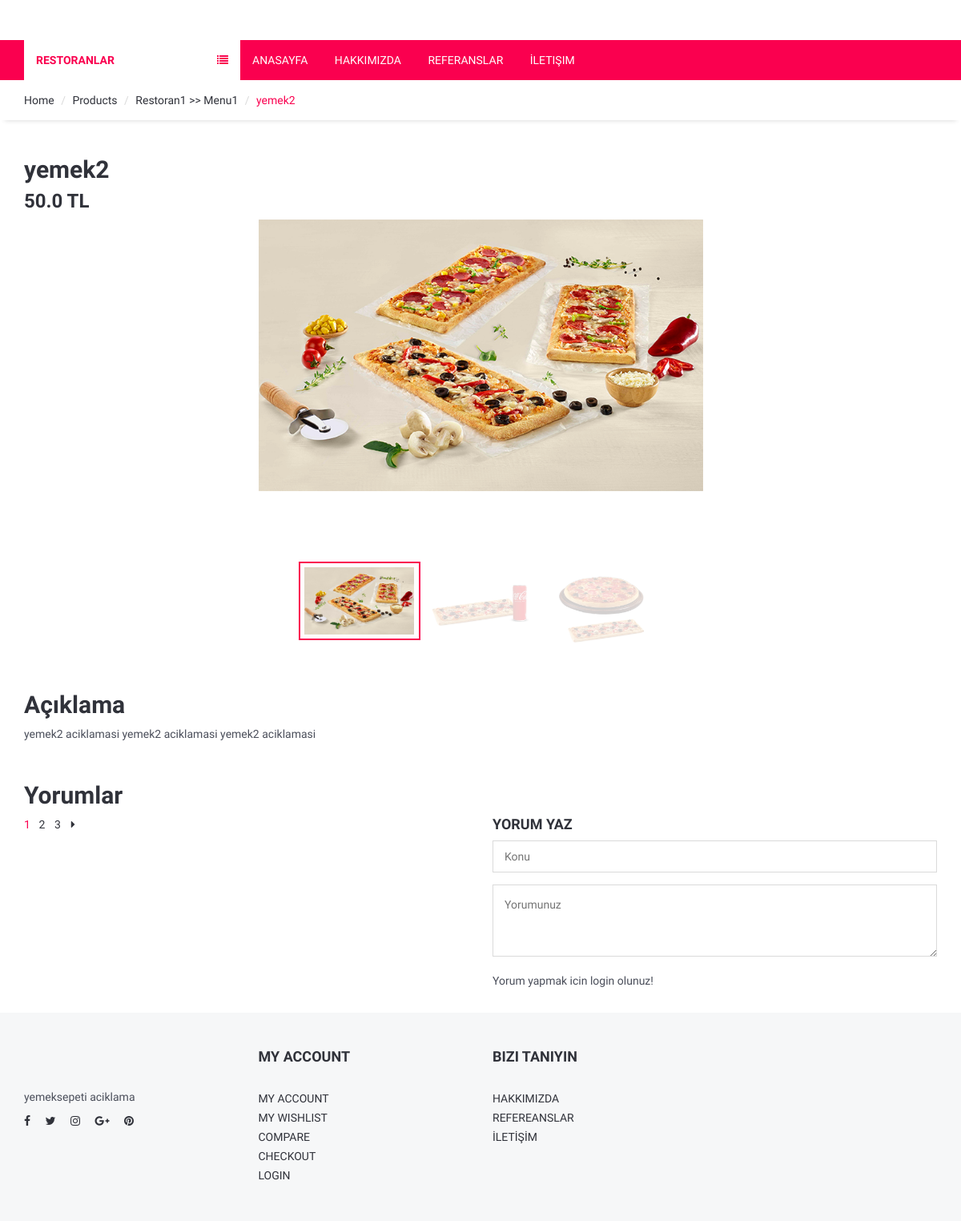
/product/7/yemek2/, run on the app's committed database.
### product/models.py (models this page shows, shortened)
class Product(models.Model):
    STATUS = (
        ('True', 'Evet'),
        ('False', 'Hayir'),
    )
    category = models.ForeignKey(Category, on_delete=models.CASCADE)
    title = models.CharField(max_length=150)
    keywords = models.CharField(blank=True, max_length=255)
    description = models.CharField(blank=True, max_length=255)
    image = models.ImageField(blank=True, upload_to='images/')
    price = models.FloatField()
    amount = models.IntegerField()
    detail = models.TextField()
    slug = models.SlugField(blank=True, max_length=150)
    status = models.CharField(max_length=10, choices=STATUS)
    create_at = models.DateTimeField(auto_now_add=True)
    update_at = models.DateTimeField(auto_now=True)
    def image_tag(self):
        return mark_safe('<img src="{}" height="50"/>'.format(self.image.url))
    image_tag.short_description = 'Image'

class Category(MPTTModel):
    STATUS = (
        ('True', 'Evet'),
        ('False', 'Hayir'),
    )
    title = models.CharField(max_length=100)
    keywords = models.CharField(blank=True, max_length=255)
    description = models.CharField(blank=True, max_length=255)
    image = models.ImageField(blank=True, upload_to='images/')
    status = models.CharField(max_length=10, choices=STATUS)
    slug = models.SlugField()
    parent = TreeForeignKey('self', blank=True, null=True, related_name='children', on_delete=models.CASCADE)
    create_at = models.DateTimeField(auto_now_add=True)
    update_at = models.DateTimeField(auto_now=True)
    class MPTTMeta:
        order_insertion_by = ['title']
    def __str__(self):
        full_path = [self.title]
        k = self.parent
        while k is not None:
            full_path.append(k.title)
            k = k.parent
        return ' >> '.join(full_path[::-1])
    def image_tag(self):
        return mark_safe('<img src="{}" height="50"/>'.format(self.image.url))
    image_tag.short_description = 'Image'

class Images(models.Model):
    product = models.ForeignKey(Product, on_delete=models.CASCADE)
    title = models.CharField(max_length=50, blank=True)
    image = models.ImageField(blank=True, upload_to='images/')
    def image_tag(self):
        return mark_safe('<img src="{}" height="50"/>'.format(self.image.url))
    image_tag.short_description = 'Image'

### home/views.py (the view)
# urls.py: path('product/<int:id>/<slug:slug>/', views.product_detail, name='product_detail'),
def product_detail(request,id,slug):
    category = Category.objects.all()
    product = Product.objects.get(pk=id)
    images = Images.objects.filter(product_id=id)
    comments = Comment.objects.filter(product_id=id, status='True')
    context = {'product': product, 'category': category, 'images': images, 'comments': comments}
    return render(request, 'product_detail.html', context)

### home/templates/product_detail.html (shortened to what this page needs)
{% extends "homebase.html" %}
{% block sidebar %}
    {% include "sidebar.html" %}
{% endblock %}
{% block content %}
	<div id="breadcrumb">
		<div class="container">
			<ul class="breadcrumb">
				<li><a href="#">Home</a></li>
				<li><a href="#">Products</a></li>
				<li><a href="/category/{{ product.category_id }}/{{ product.category.slug }}">{{ product.category }}</a></li>
				<li class="active">{{ product.title }}</li>
			</ul>
		</div>
	</div>
	<div class="section">
		<div class="container">
			<div class="row">
				<div class="product product-details clearfix">
					<div class="col-md-12">
						<div class="product-body">
							<h2 class="product-name">{{ product.title }}</h2>
							<h3 class="product-price">{{ product.price }} TL </h3>
						</div>
					</div>
					<div class="col-md-3">
					</div>
						<div class="col-md-6">
						<div id="product-main-view">
							<div class="product-view">
								<img src="{{product.image.url}}" alt="">
							</div>
						</div>
						<div id="product-view">
							<div class="product-view">
								<img src="{{product.image.url}}" alt="">
							</div>
                            {% for rs in images %}
							<div class="product-view">
								<img src="{{rs.image.url}}" alt="">
							</div>
                            {% endfor %}
						</div>
					</div>
					<div class="col-md-12">
						<div class="product-tab">
                            <h2>Açıklama</h2>
                                <p>{{ product.detail | safe }}</p>
                            <br><br>
                            <h2>Yorumlar</h2>
								<div id="tab2" class="tab-pane fade in">
									<div class="row">
										<div class="col-md-6">
											<div class="product-reviews">
												<ul class="reviews-pages">
													<li class="active">1</li>
													<li><a href="#">2</a></li>
													<li><a href="#">3</a></li>
													<li><a href="#"><i class="fa fa-caret-right"></i></a></li>
												</ul>
											</div>
										</div>
										<div class="col-md-6">
											<h4 class="text-uppercase">Yorum Yaz</h4>
                                            <form class="review-form" action="/product/addcomment/{{ product.id }}" method="post">
												<div class="form-group">
													<input class="input" type="text" name="subject" id="id_subject" placeholder="Konu" />
												</div>
												<div class="form-group">
                                                    <textarea class="input" name="comment" id="id_comment" placeholder="Yorumunuz"></textarea>
												</div>
                                                {% if user.id is not None %}
												<button class="primary-btn">Gönder</button>
                                                {% else %}
                                                    Yorum yapmak icin login olunuz!
                                                {% endif %}
											</form>
										</div>
									</div>
								</div>
						</div>
					</div>
				</div>
			</div>
		</div>
	</div>
{% endblock %}

### home/static/css/style.css (style rules this page uses)
body { font-family: 'Hind', sans-serif; color: #4A4E5A; overflow-x: hidden; }
h1, h2, h3, h4, h5, h6 { color: #30323A; margin: 0 0 10px; font-weight: 700; }
a { color: #30323A; -webkit-transition: 0.3s color; transition: 0.3s color; }
ul, ol { margin: 0; padding: 0; list-style: none }
.input { width: 100%; height: 40px; padding: 0px 15px; border: none; background-color: transparent; -webkit-box-shadow: 0px 0px 0px 1px #DADADA inset, 0px 0px 0px 5px transparent; box-shadow: 0px 0px 0px 1px #DADADA inset, 0px 0px 0px 5px transparent; -webkit-transition: 0.3s all; transition: 0.3s all; }
textarea.input { padding: 15px; }
.section { padding-top: 30px; padding-bottom: 30px; }
#breadcrumb { -webkit-box-shadow: 0px 6px 6px -6px rgba(0, 0, 0, 0.175); box-shadow: 0px 6px 6px -6px rgba(0, 0, 0, 0.175); }
.breadcrumb { background-color: transparent; border: none; border-radius: 0px; padding: 15px 0px; margin: 0; }
.breadcrumb>.active { color: #fa004f; }
.breadcrumb>li+li:before { color: #DADADA; }
#product-view { margin-top: 10px; margin-bottom: 15px; }
#product-view .product-view.slick-slide { opacity: 0.2; }
#product-view .product-view.slick-slide.slick-current { opacity: 1; -webkit-box-shadow: 0px 0px 0px 2px #fa004f inset; box-shadow: 0px 0px 0px 2px #fa004f inset; }
#product-view .product-view { padding: 7.5px; }
.product-view>img { width: 100%; }
.product.product-details .product-name { margin-top: 15px; }
.product-tab { margin-top: 30px; }
.reviews-pages li { display: inline-block; margin-right: 6px; }
.reviews-pages li a { display: block; min-width: 10px; text-align: center; }
.reviews-pages li.active { color: #fa004f; }
.review-form textarea.input { height: 90px; }

### data on the page
Product: category "Restoran1 >> Menu1", title "yemek2", price "50.0", image (picture), detail "yemek2 aciklamasi yemek2 aciklamasi yemek2 aciklamasi"
Images: image (picture)
Images: image (picture)
